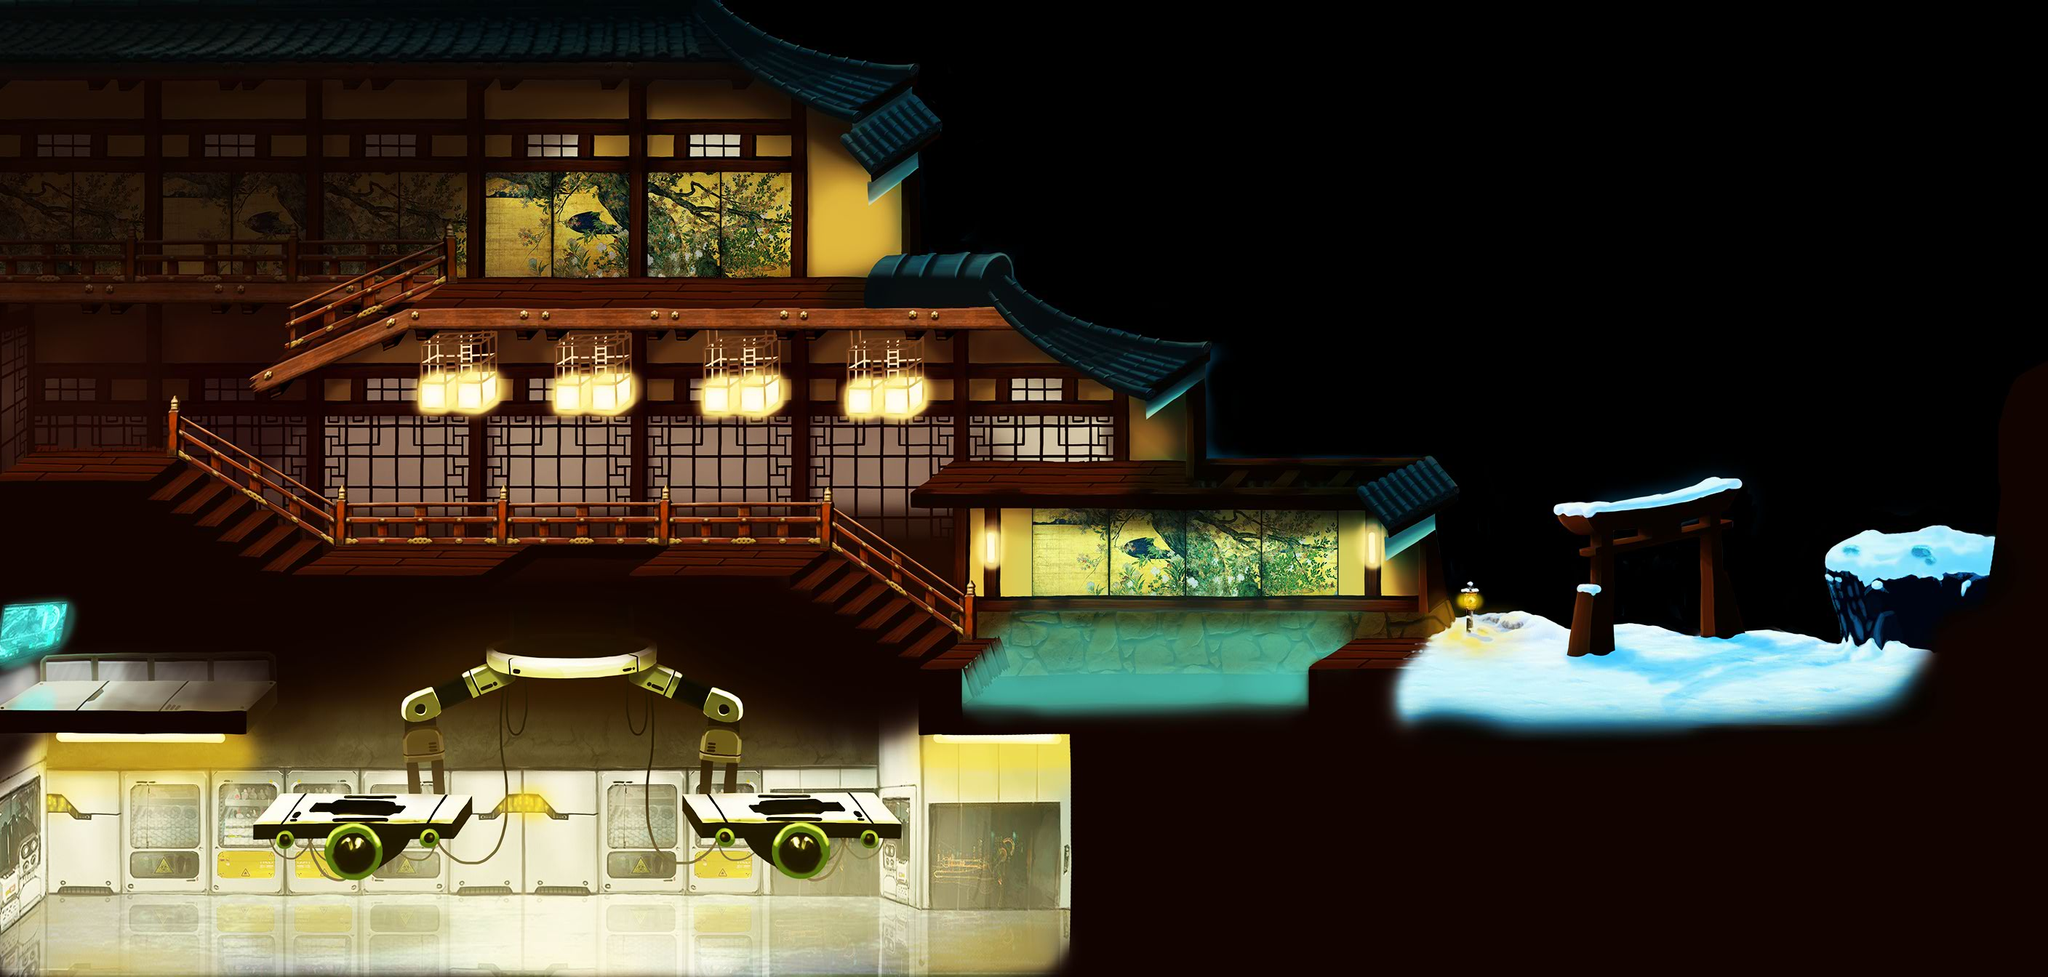

This is a level from a 2D game, rendered from its Tiled map with the project's own tilesets. A one-line summary and the map file follow, with tile-layer data summarised:
An orthogonal 88x42 tile map with 32x32 px tiles, 1 tile layer (layer1) and 30 objects.

<map version="1.0" orientation="orthogonal" width="88" height="42" tilewidth="32" tileheight="32">
 <tileset firstgid="1" name="Image44frame4" tilewidth="32" tileheight="32">
  <image source="Image44frame4.jpg" width="2874" height="1378" />
 </tileset>
 <layer name="layer1" width="88" height="42">
  <data>[3696 cells, 3696 non-empty, 3696 distinct tile ids]</data>
 </layer>
 <objectgroup name="objectlayer" width="88" height="42">
  <object x="24" y="639">
   <polyline points="0,0 207,4" />
  </object>
  <object x="232" y="645">
   <polyline points="0,0 211,123" />
  </object>
  <object x="444" y="769">
   <polyline points="0,0 253,1" />
  </object>
  <object x="697" y="771">
   <polyline points="0,0 207,-2" />
  </object>
  <object x="903" y="769">
   <polyline points="0,0 217,1" />
  </object>
  <object x="1122" y="771">
   <polyline points="0,0 181,123" />
  </object>
  <object x="1304" y="895">
   <polyline points="0,0 46,3" />
  </object>
  <object x="1352" y="900">
   <polyline points="0,0 9,48" />
  </object>
  <object x="1362" y="948">
   <polyline points="0,0 438,-1" />
  </object>
  <object x="1798" y="947">
   <polyline points="0,0 2,-26" />
  </object>
  <object x="1799" y="920">
   <polyline points="0,0 43,-27" />
  </object>
  <object x="1843" y="894">
   <polyline points="0,0 111,1" />
  </object>
  <object x="1957" y="895">
   <polyline points="0,0 123,32" />
  </object>
  <object x="2080" y="929">
   <polyline points="0,0 192,-1" />
  </object>
  <object x="2274" y="929">
   <polyline points="0,0 264,-49" />
  </object>
  <object x="2518" y="778">
   <polyline points="0,0 119,-35" />
  </object>
  <object x="2638" y="742">
   <polyline points="0,0 105,2" />
  </object>
  <object x="2743" y="745">
   <polyline points="0,0 2,-338" />
  </object>
  <object x="2149" y="700">
   <polyline points="0,0 138,-11" />
  </object>
  <object x="2288" y="690">
   <polyline points="0,0 102,-29" />
  </object>
  <object x="1920" y="652">
   <polyline points="0,0 36,43" />
  </object>
  <object x="1287" y="654">
   <polyline points="0,0 634,-3" />
  </object>
  <object x="1199" y="369">
   <polyline points="0,0 158,-2" />
  </object>
  <object x="1358" y="369">
   <polyline points="0,0 108,98" />
  </object>
  <object x="1467" y="469">
   <polyline points="0,0 145,43" />
  </object>
  <object x="351" y="516">
   <polyline points="0,0 230,-105" />
  </object>
  <object x="584" y="411">
   <polyline points="0,0 608,-2" />
  </object>
  <object x="1187" y="410">
   <polyline points="0,0 11,-40" />
  </object>
  <object x="22" y="640">
   <polyline points="0,0 5,-561" />
  </object>
  <object x="2519" y="781">
   <polyline points="0,0 22,100" />
  </object>
 </objectgroup>
</map>
